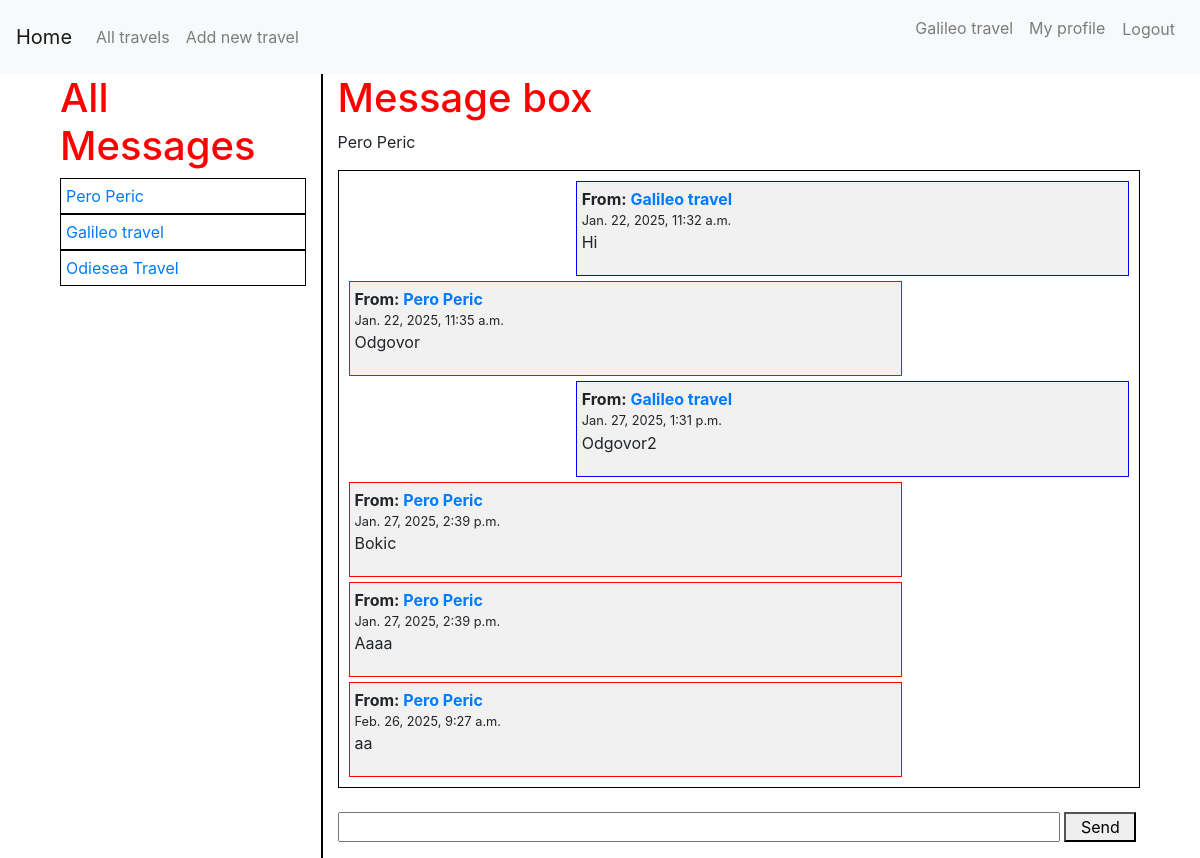
Page /accounts/messages/1 (signed in) on the committed database.
### travels/models.py (models this page shows, shortened)
class Account(models.Model):
    user = models.OneToOneField(User, on_delete=models.CASCADE)
    name = models.CharField(max_length=100)
    organization = models.BooleanField()

class Messages(models.Model):
    sender_id = models.ForeignKey(User, on_delete=models.CASCADE, related_name='sender')
    reciever_id = models.ForeignKey(User, on_delete=models.CASCADE, related_name='reciever')
    text= models.TextField()
    sent_at = models.DateTimeField(auto_now_add=True)

### accounts/views.py (the view)
# urls.py: path('messages/<int:user_id>', views.chat, name="chat"),
@login_required
def chat(request, user_id):
    user1 = get_object_or_404(User, pk=user_id)
    my_messages = Messages.objects.filter(reciever_id=request.user)
    mess=Messages.objects.filter(sender_id=request.user)
    seen_senders = set()
    unique_messages = []
    uni_messages = []
    for message in my_messages:
        if message.sender_id.id not in seen_senders:
            unique_messages.append(message)
            seen_senders.add(message.sender_id.id)
    for message2 in mess:
        if message2.reciever_id.id not in seen_senders:
            uni_messages.append(message2)
            seen_senders.add(message2.reciever_id.id)
    chat = Messages.objects.filter(
        Q(sender_id=request.user, reciever_id=user1) |
        Q(sender_id=user1, reciever_id=request.user)
    ).order_by('sent_at')
    context = {
        'my_messages': unique_messages,
        'messages2': uni_messages,
        'chat': chat,
        'user1': user1,
        'user_id': user_id
    }
    return render(request, 'accounts/chat.html', context)

### accounts/templates/accounts/chat.html (shortened to what this page needs)
{% extends "accounts/messages.html" %}
{% block parent_content %}
<p>{{user1.account.name}}</p>
<div class="messages">
    {% for message in chat  %}
      <div class="message
      {% if request.user == message.sender_id %}
        my-message
        {% else %}
        their-message
      {% endif %}
        ">
        <strong>
          From:
          <a href="{% url 'accounts:profile' message.sender_id.id %}">
            {{message.sender_id.account.name}}
          </a>
        </strong> <br>
        <small>
          {{message.sent_at}}
        </small>
        <p>
          {{message.text}}
        </p>
      </div>
    {% endfor %}
  </div>
<br>
            <form method="post" action="{% url 'accounts:create-message' user_id %}">
             <input type="text" name="message" style="width: 90%;">
              <button type="submit" style="width: 9%;"> Send</button>
          </form>
{% endblock %}

### accounts/templates/accounts/messages.html (shortened to what this page needs)
{% extends "travels/base.html" %}
{% block content %}
<div class="content container">
    <div class="row">
        <div class="col-md-3" style="border-right: 2px solid black;">
            <h1>All Messages</h1>
            {% for message in my_messages  %}
            <div class="messages">
                <a href="{% url 'accounts:chat' message.sender_id.id%}">{{message.sender_id.account.name}}</a>
            </div>
            {% endfor %}
            {% for message in messages2  %}
            <div class="messages">
                <a href="{% url 'accounts:chat' message.reciever_id.id%}">{{message.reciever_id.account.name}}</a>
            </div>
            {% endfor %}
        </div>
        <div class="col-md-9">
            <h1>Message box</h1>
            {% block parent_content %}{% endblock %}
        </div>
    </div>
</div>
{% endblock %}

### travels/templates/travels/base.html (shortened to what this page needs)
{% load static %}
<html>
  <head>
    <link rel="stylesheet" href="https://maxcdn.bootstrapcdn.com/bootstrap/4.5.2/css/bootstrap.min.css">
    <link rel="stylesheet" href="{% static 'travels/css/travels.css' %}">
  </head>
  <body>
    <div class="page-header">
      <nav class="navbar navbar-expand-lg navbar-light bg-light">
        <a class="navbar-brand" href="{% url 'home' %}">Home</a>
        <div class="collapse navbar-collapse" id="navbarSupportedContent">
          <ul class="navbar-nav mr-auto">
            <li class="nav-item">
              <a class="nav-link" href="{% url 'list'%}">All travels</a>
            </li>
            {% if request.user.account.organization %}
              <li class="nav-item">
                <a class="nav-link" href="{% url 'create-travel' %}">Add new travel</a>
              </li>
            {% endif %}
          </ul>
          <ul class="navbar-nav ml-auto">
            {% if request.user.is_authenticated %}
            <li class="nav-item">
              <a class="nav-link" href="{% url 'accounts:dashboard' %}">{{user.account.name}}</a>
            </li>
            <li class="nav-item">
              <a class="nav-link" href="{% url 'accounts:profile' user.id %}">My profile</a>
            </li>
              <li class="nav-item">
                <form action="{% url 'logout' %}" method="post">
                  <button class="btn btn-link nav-link" type="submit">Logout</button>
                </form>
              </li>
            {% endif %}
          </ul>
        </div>
      </nav>
    </div>
    <div class="content container">
      <div class="row">
        <div class="col-md-12">
          {% block content %}
          {% endblock %}
        </div>
      </div>
    </div>
  </body>
</html>

### travels/static/travels/css/travels.css (style rules this page uses)
.content h1 { color: red; }
.messages { padding: 5px; border: 1px solid black; }
.messages .message { padding: 5px; border: 1px solid red; margin: 5px; width: 70%; background: #f1f1f1; }
.messages .message.my-message { border: 1px solid blue; margin-left: auto; margin-right: 5px; }
.messages .message.their-message { border: 1px solid red; margin-left: 5px; margin-right: auto; }

### rows in the picture
Messages: sender_id.account.name "Pero Peric", sent_at "Jan. 22, 2025, 11:35 a.m.", text "Odgovor"
Messages: sender_id.account.name "Galileo travel"
Messages: reciever_id.account.name "Odiesea Travel"
Messages: sender_id.account.name "Galileo travel", sent_at "Jan. 22, 2025, 11:32 a.m.", text "Hi"
Messages: sender_id.account.name "Galileo travel", sent_at "Jan. 27, 2025, 1:31 p.m.", text "Odgovor2"
Messages: sender_id.account.name "Pero Peric", sent_at "Jan. 27, 2025, 2:39 p.m.", text "Bokic"
Messages: sender_id.account.name "Pero Peric", sent_at "Jan. 27, 2025, 2:39 p.m.", text "Aaaa"
Messages: sender_id.account.name "Pero Peric", sent_at "Feb. 26, 2025, 9:27 a.m.", text "aa"

### other values in the picture
{{ user.account.name }} "Galileo travel"
{{ user1.account.name }} "Pero Peric"
